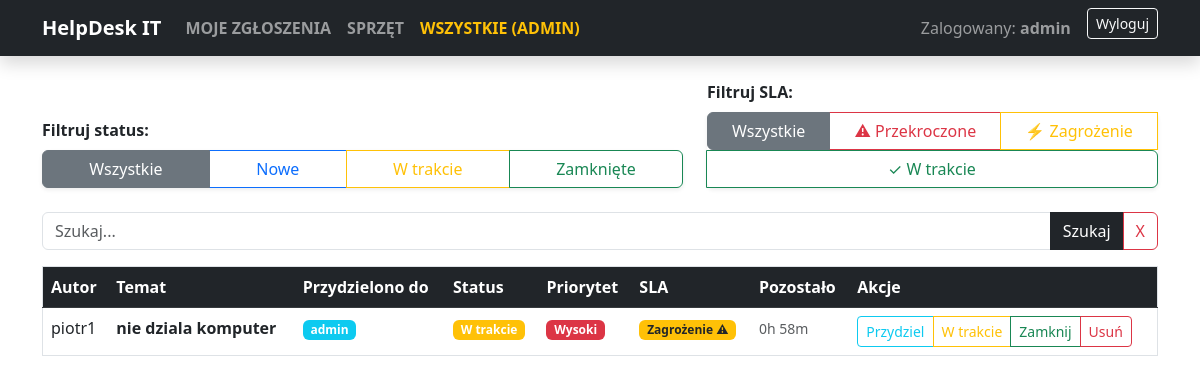
Page /panel-it/ (signed in) on the committed database.
### zgloszenia/models.py (models this page shows, shortened)
class Zgloszenie(models.Model):
    KATEGORIE = [
        ('sprzet', 'Sprzęt'),
        ('oprogramowanie', 'Oprogramowanie'),
        ('net', 'Internet'),
    ]
    PRIORYTETY = [
        ('niski', 'Niski'),
        ('wysoki', 'Wysoki'),
    ]
    STATUSY = [
        ('nowe', 'Nowe'),
        ('w_trakcie', 'W trakcie'),
        ('zamkniete', 'Zamknięte'),
    ]
    tytul = models.CharField(max_length=200, verbose_name='Tytuł awarii')
    opis = models.TextField(verbose_name='Opis awarii')
    kategoria = models.CharField(max_length=20, choices=KATEGORIE, default='sprzet')
    priorytet = models.CharField(max_length=20, choices=PRIORYTETY, default='niski')
    status = models.CharField(max_length=20, choices=STATUSY, default='nowe')
    data_utworzenia = models.DateTimeField(auto_now_add=True)
    data_rozwiazania = models.DateTimeField(null=True, blank=True, verbose_name='Data rozwiązania')
    sla_deadline = models.DateTimeField(null=True, blank=True, verbose_name='Termin SLA')
    autor = models.ForeignKey(User, on_delete=models.CASCADE)
    assigned_to = models.ForeignKey(User, on_delete=models.SET_NULL, null=True, blank=True, related_name='przydzielone_zgloszenia', verbose_name='Przydzielono do')
    urzadzenie = models.ForeignKey(Sprzet, on_delete=models.SET_NULL, null=True, blank=True)
    def get_sla_status(self):
        if not self.sla_deadline:
            return 'on_track'
        if self.status == 'zamkniete':
            if self.data_rozwiazania and self.data_rozwiazania <= self.sla_deadline:
                return 'met'
            else:
                return 'breached'
        else:
            time_remaining = self.sla_deadline - timezone.now()
            if time_remaining.total_seconds() < 0:
                return 'breached'
            elif time_remaining.total_seconds() < 3600:
                return 'at_risk'
            else:
                return 'on_track'
    def get_sla_status_display(self):
        status_map = {
            'on_track': 'W trakcie ✓',
            'at_risk': 'Zagrożenie ⚠',
            'breached': 'Przekroczone ✗',
            'met': 'Spełnione ✓'
        }
        return status_map.get(self.get_sla_status(), 'Nieznany')
    def get_time_remaining(self):
        if not self.sla_deadline:
            return 'Brak SLA'
        remaining = self.sla_deadline - timezone.now()
        hours, remainder = divmod(int(remaining.total_seconds()), 3600)
        minutes = remainder // 60
        return f"{hours}h {minutes}m"
    screenshot = models.ImageField(upload_to='screenshoty/', null=True, blank=True)

### zgloszenia/views.py (the view)
# urls.py: path('panel-it/', views.panel_administratora, name='panel_administratora'),
@login_required
@user_passes_test(czy_admin)
def panel_administratora(request):
    zgloszenia = Zgloszenie.objects.all().order_by('-data_utworzenia')
    wybrany_status = request.GET.get('status', '')
    szukana_fraza = request.GET.get('q', '')
    wybrany_sla = request.GET.get('sla', '')
    if wybrany_status:
        zgloszenia = zgloszenia.filter(status=wybrany_status)
    if szukana_fraza:
        zgloszenia = zgloszenia.filter(
            Q(tytul__icontains=szukana_fraza) |
            Q(opis__icontains=szukana_fraza)
        )
    if wybrany_sla == 'breached':
        zgloszenia = [z for z in zgloszenia if z.get_sla_status() == 'breached']
    elif wybrany_sla == 'at_risk':
        zgloszenia = [z for z in zgloszenia if z.get_sla_status() == 'at_risk']
    elif wybrany_sla == 'on_track':
        zgloszenia = [z for z in zgloszenia if z.get_sla_status() == 'on_track']
    context = {
        'zgloszenia': zgloszenia,
        'wybrany_status': wybrany_status,
        'szukana_fraza': szukana_fraza,
        'wybrany_sla': wybrany_sla,
    }
    return render(request, 'zgloszenia/panel_admina.html', context)

### zgloszenia/views.py (called while the page is built)
def czy_admin(user):
    return user.is_staff

### zgloszenia/templates/zgloszenia/panel_admina.html (shortened to what this page needs)
{% extends 'base.html' %}
{% block content %}
<div class="row align-items-end mb-4">
    <div class="col-md-7">
        <label class="form-label fw-bold">Filtruj status:</label>
        <div class="btn-group d-flex shadow-sm" style="flex-wrap: wrap;">
            <a href="?status=&q={{ szukana_fraza }}"
               class="btn btn-outline-secondary {% if not wybrany_status %}active{% endif %}">Wszystkie</a>
            <a href="?status=nowe&q={{ szukana_fraza }}"
               class="btn btn-outline-primary {% if wybrany_status == 'nowe' %}active{% endif %}">Nowe</a>
            <a href="?status=w_trakcie&q={{ szukana_fraza }}"
               class="btn btn-outline-warning {% if wybrany_status == 'w_trakcie' %}active{% endif %}">W trakcie</a>
            <a href="?status=zamkniete&q={{ szukana_fraza }}"
               class="btn btn-outline-success {% if wybrany_status == 'zamkniete' %}active{% endif %}">Zamknięte</a>
        </div>
    </div>
    <div class="col-md-5">
        <label class="form-label fw-bold">Filtruj SLA:</label>
        <div class="btn-group d-flex shadow-sm" style="flex-wrap: wrap;">
            <a href="?status={{ wybrany_status }}&q={{ szukana_fraza }}"
               class="btn btn-outline-secondary {% if not wybrany_sla %}active{% endif %}">Wszystkie</a>
            <a href="?status={{ wybrany_status }}&sla=breached&q={{ szukana_fraza }}"
               class="btn btn-outline-danger {% if wybrany_sla == 'breached' %}active{% endif %}">⚠ Przekroczone</a>
            <a href="?status={{ wybrany_status }}&sla=at_risk&q={{ szukana_fraza }}"
               class="btn btn-outline-warning {% if wybrany_sla == 'at_risk' %}active{% endif %}">⚡ Zagrożenie</a>
            <a href="?status={{ wybrany_status }}&sla=on_track&q={{ szukana_fraza }}"
               class="btn btn-outline-success {% if wybrany_sla == 'on_track' %}active{% endif %}">✓ W trakcie</a>
        </div>
    </div>
</div>
<div class="row mb-3">
    <div class="col-md-12">
        <form method="get" class="d-flex">
            <div class="input-group">
                <input type="text" name="q" class="form-control" placeholder="Szukaj..." value="{{ szukana_fraza }}">
                <button class="btn btn-dark" type="submit">Szukaj</button>
                <a href="{% url 'panel_administratora' %}" class="btn btn-outline-danger">X</a>
            </div>
        </form>
    </div>
</div>
<table class="table table-hover border">
    <thead class="table-dark">
        <tr>
            <th>Autor</th>
            <th>Temat</th>
            <th>Przydzielono do</th>
            <th>Status</th>
            <th>Priorytet</th>
            <th>SLA</th>
            <th>Pozostało</th>
            <th>Akcje</th>
        </tr>
    </thead>
    <tbody>
        {% for z in zgloszenia %}
        <tr>
            <td>{{ z.autor.username }}</td>
            <td>
                <a href="{% url 'szczegoly_zgloszenia' z.pk %}" class="fw-bold text-decoration-none text-dark">
                    {{ z.tytul }}
                </a>
            </td>
            <td>
                {% if z.assigned_to %}
                    <span class="badge bg-info">{{ z.assigned_to.username }}</span>
                {% else %}
                    <span class="badge bg-secondary">Nieprzydzielone</span>
                {% endif %}
            </td>
            <td>
                <span class="badge
                    {% if z.status == 'nowe' %}bg-primary{% elif z.status == 'w_trakcie' %}bg-warning{% else %}bg-success{% endif %}">
                    {{ z.get_status_display }}
                </span>
            </td>
            <td>
                <span class="badge {% if z.priorytet == 'wysoki' %}bg-danger{% else %}bg-info{% endif %}">
                    {{ z.get_priorytet_display }}
                </span>
            </td>
            <td>
                {% with sla_status=z.get_sla_status %}
                <span class="badge {% if sla_status == 'on_track' %}bg-success{% elif sla_status == 'at_risk' %}bg-warning text-dark{% elif sla_status == 'breached' %}bg-danger{% else %}bg-info{% endif %}">
                    {{ z.get_sla_status_display }}
                </span>
                {% endwith %}
            </td>
            <td>
                {% if z.status != 'zamkniete' %}
                    <small class="text-muted">{{ z.get_time_remaining }}</small>
                {% else %}
                    <small class="text-muted">-</small>
                {% endif %}
            </td>
            <td>
                <div class="btn-group btn-group-sm" role="group">
                    <a href="{% url 'przydziel_zgloszenie' z.pk %}" class="btn btn-outline-info">Przydziel</a>
                    <a href="{% url 'zmien_status' z.pk 'w_trakcie' %}" class="btn btn-outline-warning">W trakcie</a>
                    <a href="{% url 'zmien_status' z.pk 'zamkniete' %}" class="btn btn-outline-success">Zamknij</a>
                    <a href="{% url 'usun_zgloszenie' z.pk %}" class="btn btn-outline-danger"
                        onclick="return confirm('Czy na pewno chcesz trwale usunąć to zgłoszenie?')">Usuń</a>
                </div>
            </td>
        </tr>
        {% empty %}
        <tr>
            <td colspan="8" class="text-center text-muted p-4">Brak zgłoszeń spełniających kryteria.</td>
        </tr>
        {% endfor %}
    </tbody>
</table>
{% endblock %}

### templates/base.html (shortened to what this page needs)
<!DOCTYPE html>
<html lang="pl">
<head>
    <link href="https://cdn.jsdelivr.net/npm/bootstrap@5.3.0/dist/css/bootstrap.min.css" rel="stylesheet">
</head>
<body>
    <nav class="navbar navbar-expand-lg navbar-dark bg-dark mb-4 shadow">
    <div class="container">
        <a class="navbar-brand fw-bold" href="/">HelpDesk IT</a>
        <div class="collapse navbar-collapse">
            <ul class="navbar-nav me-auto">
                {% if user.is_authenticated %}
                    {% if user.is_staff %}
                        <li class="nav-item"><a class="nav-link fw-bold" href="{% url 'moje_przydzielone_zgloszenia' %}">MOJE ZGŁOSZENIA</a></li>
                        <li class="nav-item"><a class="nav-link fw-bold" href="{% url 'lista_sprzetu' %}">SPRZĘT</a></li>
                        <li class="nav-item"><a class="nav-link text-warning fw-bold" href="{% url 'panel_administratora' %}">WSZYSTKIE (ADMIN)</a></li>
                    {% endif %}
                {% endif %}
            </ul>
            <div class="navbar-nav">
                {% if user.is_authenticated %}
                    <span class="navbar-text me-3">Zalogowany: <strong>{{ user.username }}</strong></span>
                    <form action="{% url 'logout' %}" method="post" class="d-inline">
                        {% csrf_token %}<button type="submit" class="btn btn-outline-light btn-sm">Wyloguj</button>
                    </form>
                {% else %}
                    <a class="btn btn-outline-light btn-sm me-2" href="{% url 'rejestracja' %}">Rejestracja</a>
                    <a class="btn btn-outline-light btn-sm" href="{% url 'login' %}">Zaloguj się</a>
                {% endif %}
            </div>
        </div>
    </div>
</nav>
    <div class="container">
        {% block content %}
        {% endblock %}
    </div>
</body>
</html>

### rows in the picture
Zgloszenie: autor.username "piotr1", tytul "nie dziala komputer", assigned_to.username "admin", status "W trakcie", priorytet "Wysoki", sla_status "Zagrożenie ⚠", get_time_remaining "0h 58m"

### other values in the picture
{{ user.username }} "admin"
